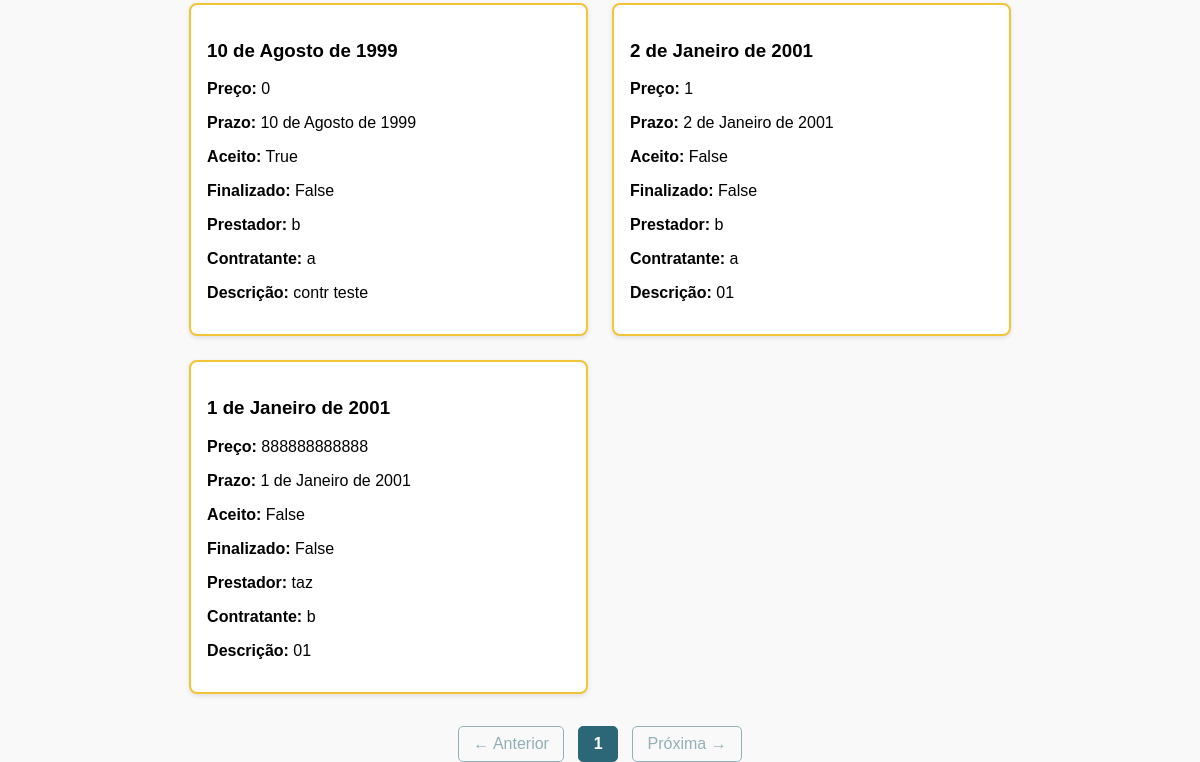
Page /historico/0 (signed in, lower part) on the earlier database version.
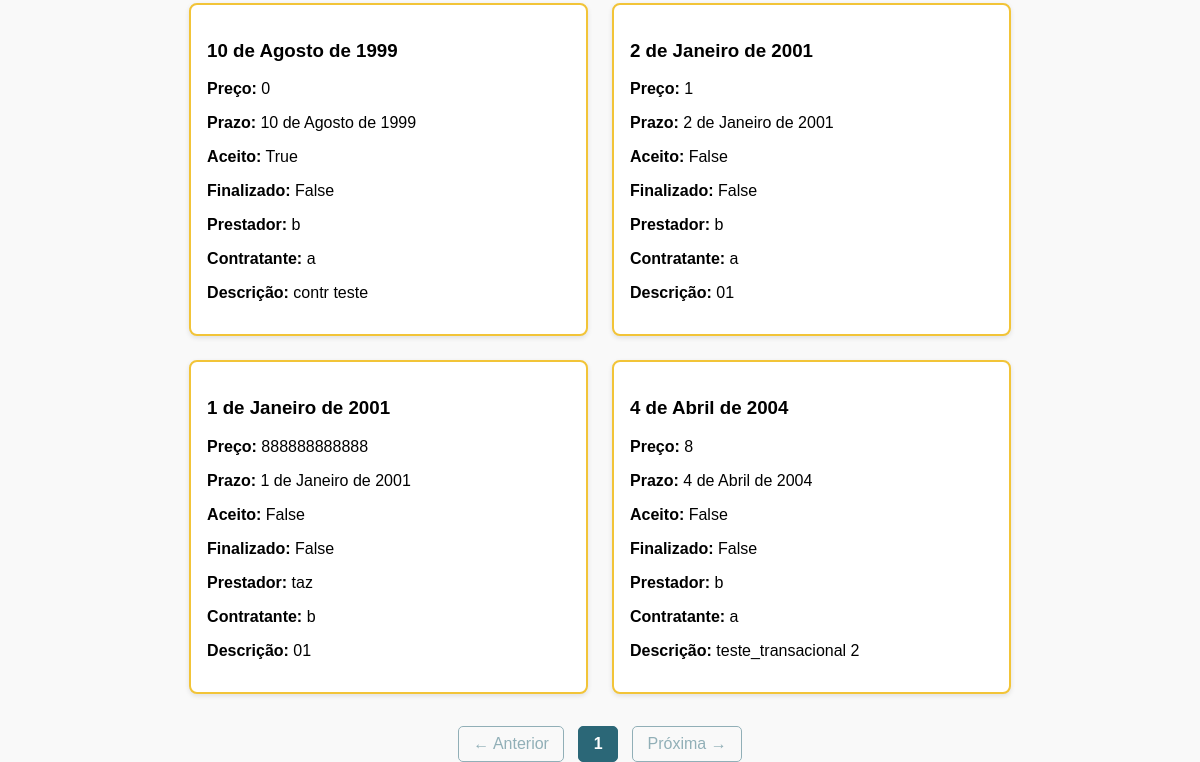
Same page on the later database version.
### usuarios/models.py (models this page shows)
class Contratacao(models.Model):
    preco = models.IntegerField(verbose_name="Preço", null=True)
    prazo = models.DateField(null=True)
    descricao = models.CharField(max_length=1000, verbose_name="Descrição")
    aceito = models.BooleanField(null=False)
    pendente = models.BooleanField(null=True)
    finalizado = models.BooleanField()
    prestador = models.ForeignKey(Usuario, on_delete=models.DO_NOTHING, related_name='prestador')
    contratante = models.ForeignKey(Usuario, on_delete=models.DO_NOTHING, related_name='contratante')

class Cadastro(models.Model):
    nome = models.CharField(max_length=64)
    email = models.CharField(max_length=64, unique = True)
    senha = models.CharField(max_length=64)
    telefone = models.CharField(max_length=64, unique=True)
    documento = models.CharField(max_length=64, unique=True)
    endereco = models.CharField(max_length=64)
    cidade = models.CharField(max_length=64)
    data_cadastro = models.DateField()
    class Meta:
        abstract = True

class Usuario(Cadastro):
    data_nascimento = models.DateField()
    is_banned = models.BooleanField(default = False)
    def historico(self, finalizado = True):
        como_contratante = set(self.contratante.filter(finalizado=finalizado))
        como_prestador = set(self.prestador.filter(finalizado=finalizado))
        return list(como_contratante | como_prestador)

### usuarios/views_contratacao.py (the view)
# urls.py: path('historico/<int:finalizado>', contratacao_controller.getContratacoes, name='historico'),
    def getContratacoes(self, request, finalizado = 0):
        finalizado = bool(finalizado)
        strategy = get_strategy()
        email_logado = request.session.get('email')
        usuario = strategy.get_list(Usuario, {'email': email_logado})[0]
        if not email_logado:
            return render(request, 'index.html' )
        filters_1 = {
            'aceito': True,
            'contratante__email': email_logado
        }
        filters_2 = {
            'aceito': True,
            'prestador__email': email_logado
        }
        query = request.GET.get('q', '')
        contratacoes_list = usuario.historico(finalizado)
        if query:
            contratacoes_list = [a for a in contratacoes_list if query.lower() in a.titulo.lower()
                            or query.lower() in a.descricao.lower()
                            or query.lower() in a.tags.lower()]
        paginator = Paginator(contratacoes_list, 12)
        page_number = request.GET.get('page')
        page_obj = paginator.get_page(page_number)
        return render(request, 'historico.html', {
            'page_obj': page_obj,
            'query': query,
            'usuario_logado': 'email' in request.session,
            'finalizado': int(finalizado)
        })

### usuarios/services.py (called while the page is built)
    def get_list(self, instance, filters=None):
        if filters:
            return instance.objects.filter(**filters)
        return instance.objects.all()

### usuarios/views_contratacao.py (called while the page is built)
def get_strategy():
    return ApiStrategy() if settings.USE_API else DjangoStrategy()

### usuarios/templates/historico.html (shortened to what this page needs)
{% load static %}
<!DOCTYPE html>
<html lang="pt-br">
<head>
    <link href="{% static 'css/anuncios.css' %}" rel="stylesheet">
</head>
{% include "header.html" %}
<body>
<div class="container">
    <div class="grid">
        {% for contratacao in page_obj %}
        <a href="{% url 'contratacao' contratacao.id %}" class="card-link" >
            <div class="card">
                <h3>{{ contratacao.prazo }}</h3>
                <p><strong>Preço:</strong> {{ contratacao.preco }}</p>
                <p><strong>Prazo:</strong> {{ contratacao.prazo }}</p>
                <p><strong>Aceito:</strong> {{ contratacao.aceito }}</p>
                <p><strong>Finalizado:</strong> {{ contratacao.finalizado }}</p>
                <p><strong>Prestador:</strong> {{ contratacao.prestador.nome }}</p>
                <p><strong>Contratante:</strong> {{ contratacao.contratante.nome }}</p>
                <p><strong>Descrição:</strong> {{ contratacao.descricao }}</p>
            </div>
        </a>
        {% empty %}
            <p>Nenhuma contratação encontrada.</p>
        {% endfor %}
    </div>
    <div class="paginacao">
        {% if page_obj.has_previous %}
            <a href="?page={{ page_obj.previous_page_number }}">← Anterior</a>
        {% else %}
            <span class="disabled">← Anterior</span>
        {% endif %}
        {% for page_num in page_obj.paginator.page_range %}
            {% if page_num == page_obj.number %}
                <span class="current">{{ page_num }}</span>
            {% else %}
                <a href="?page={{ page_num }}">{{ page_num }}</a>
            {% endif %}
        {% endfor %}
        {% if page_obj.has_next %}
            <a href="?page={{ page_obj.next_page_number }}">Próxima →</a>
        {% else %}
            <span class="disabled">Próxima →</span>
        {% endif %}
    </div>
</div>
</body>
</html>

Differences in the rows shown:
added Contratacao: prazo "4 de Abril de 2004", preco "8", aceito "False", finalizado "False", prestador.nome "b", contratante.nome "a", descricao "teste_transacional 2"
